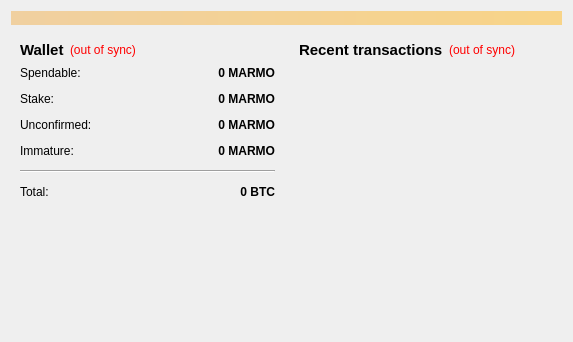
<?xml version="1.0" encoding="UTF-8"?>
<ui version="4.0">
 <class>OverviewPage</class>
 <widget class="QWidget" name="OverviewPage">
  <property name="geometry">
   <rect>
    <x>0</x>
    <y>0</y>
    <width>573</width>
    <height>342</height>
   </rect>
  </property>
  <property name="windowTitle">
   <string>Form</string>
  </property>
  <layout class="QVBoxLayout" name="topLayout">
   <item>
    <widget class="QLabel" name="labelAlerts">
     <property name="visible">
      <bool>false</bool>
     </property>
     <property name="styleSheet">
      <string notr="true">background-color: qlineargradient(x1: 0, y1: 0, x2: 1, y2: 0, stop:0 #F0D0A0, stop:1 #F8D488);  color:#000000
</string>
     </property>
     <property name="wordWrap">
      <bool>true</bool>
     </property>
     <property name="margin">
      <number>3</number>
     </property>
    </widget>
   </item>
   <item>
    <layout class="QHBoxLayout" name="horizontalLayout" stretch="1,1">
     <item>
      <layout class="QVBoxLayout" name="verticalLayout_2">
       <item>
        <widget class="QWidget" name="widget" native="true">
         <layout class="QVBoxLayout" name="verticalLayout_4">
          <item>
           <layout class="QHBoxLayout" name="horizontalLayout_4">
            <item>
             <widget class="QLabel" name="label_5">
              <property name="font">
               <font>
                <pointsize>11</pointsize>
                <weight>75</weight>
                <bold>true</bold>
               </font>
              </property>
              <property name="text">
               <string>Wallet</string>
              </property>
             </widget>
            </item>
            <item>
             <widget class="QLabel" name="labelWalletStatus">
              <property name="toolTip">
               <string>The displayed information may be out of date. Your wallet automatically synchronizes with the MarMoCoin network after a connection is established, but this process has not completed yet.</string>
              </property>
              <property name="styleSheet">
               <string notr="true">QLabel { color: red; }</string>
              </property>
              <property name="text">
               <string notr="true">(out of sync)</string>
              </property>
              <property name="alignment">
               <set>Qt::AlignLeading|Qt::AlignLeft|Qt::AlignVCenter</set>
              </property>
             </widget>
            </item>
            <item>
             <spacer name="horizontalSpacer_2">
              <property name="orientation">
               <enum>Qt::Horizontal</enum>
              </property>
              <property name="sizeHint" stdset="0">
               <size>
                <width>40</width>
                <height>20</height>
               </size>
              </property>
             </spacer>
            </item>
           </layout>
          </item>
          <item>
           <layout class="QFormLayout" name="formLayout_2">
            <property name="fieldGrowthPolicy">
             <enum>QFormLayout::AllNonFixedFieldsGrow</enum>
            </property>
            <property name="horizontalSpacing">
             <number>12</number>
            </property>
            <property name="verticalSpacing">
             <number>12</number>
            </property>
            <item row="0" column="0">
             <widget class="QLabel" name="label">
              <property name="text">
               <string>Spendable:</string>
              </property>
             </widget>
            </item>
            <item row="0" column="1">
             <widget class="QLabel" name="labelBalance">
              <property name="font">
               <font>
                <weight>75</weight>
                <bold>true</bold>
               </font>
              </property>
              <property name="cursor">
               <cursorShape>IBeamCursor</cursorShape>
              </property>
              <property name="toolTip">
               <string>Your current spendable balance</string>
              </property>
              <property name="text">
               <string notr="true">0 MARMO</string>
              </property>
              <property name="alignment">
               <set>Qt::AlignRight|Qt::AlignTrailing|Qt::AlignVCenter</set>
              </property>
              <property name="textInteractionFlags">
               <set>Qt::LinksAccessibleByMouse|Qt::TextSelectableByKeyboard|Qt::TextSelectableByMouse</set>
              </property>
             </widget>
            </item>
            <item row="1" column="0">
             <widget class="QLabel" name="label_6">
              <property name="text">
               <string>Stake:</string>
              </property>
             </widget>
            </item>
            <item row="1" column="1">
             <widget class="QLabel" name="labelStake">
              <property name="font">
               <font>
                <weight>75</weight>
                <bold>true</bold>
               </font>
              </property>
              <property name="cursor">
               <cursorShape>IBeamCursor</cursorShape>
              </property>
              <property name="toolTip">
               <string>Total of coins that was staked, and do not yet count toward the current balance</string>
              </property>
              <property name="text">
               <string notr="true">0 MARMO</string>
              </property>
              <property name="alignment">
               <set>Qt::AlignRight|Qt::AlignTrailing|Qt::AlignVCenter</set>
              </property>
              <property name="textInteractionFlags">
               <set>Qt::LinksAccessibleByMouse|Qt::TextSelectableByKeyboard|Qt::TextSelectableByMouse</set>
              </property>
             </widget>
            </item>
            <item row="2" column="0">
             <widget class="QLabel" name="label_3">
              <property name="text">
               <string>Unconfirmed:</string>
              </property>
             </widget>
            </item>
            <item row="2" column="1">
             <widget class="QLabel" name="labelUnconfirmed">
              <property name="font">
               <font>
                <weight>75</weight>
                <bold>true</bold>
               </font>
              </property>
              <property name="cursor">
               <cursorShape>IBeamCursor</cursorShape>
              </property>
              <property name="toolTip">
               <string>Total of transactions that have yet to be confirmed, and do not yet count toward the current balance</string>
              </property>
              <property name="text">
               <string notr="true">0 MARMO</string>
              </property>
              <property name="alignment">
               <set>Qt::AlignRight|Qt::AlignTrailing|Qt::AlignVCenter</set>
              </property>
              <property name="textInteractionFlags">
               <set>Qt::LinksAccessibleByMouse|Qt::TextSelectableByKeyboard|Qt::TextSelectableByMouse</set>
              </property>
             </widget>
            </item>
            <item row="3" column="0">
             <widget class="QLabel" name="labelImmatureText">
              <property name="text">
               <string>Immature:</string>
              </property>
             </widget>
            </item>
            <item row="3" column="1">
             <widget class="QLabel" name="labelImmature">
              <property name="font">
               <font>
                <weight>75</weight>
                <bold>true</bold>
               </font>
              </property>
              <property name="toolTip">
               <string>Mined balance that has not yet matured</string>
              </property>
              <property name="text">
               <string notr="true">0 MARMO</string>
              </property>
              <property name="alignment">
               <set>Qt::AlignRight|Qt::AlignTrailing|Qt::AlignVCenter</set>
              </property>
              <property name="textInteractionFlags">
               <set>Qt::LinksAccessibleByMouse|Qt::TextSelectableByKeyboard|Qt::TextSelectableByMouse</set>
              </property>
             </widget>
            </item>
            <item row="4" column="0" colspan="2">
             <widget class="Line" name="line">
              <property name="orientation">
               <enum>Qt::Horizontal</enum>
              </property>
             </widget>
            </item>
            <item row="5" column="0">
             <widget class="QLabel" name="labelTotalText">
              <property name="text">
               <string>Total:</string>
              </property>
             </widget>
            </item>
            <item row="5" column="1">
             <widget class="QLabel" name="labelTotal">
              <property name="font">
               <font>
                <weight>75</weight>
                <bold>true</bold>
               </font>
              </property>
              <property name="cursor">
               <cursorShape>IBeamCursor</cursorShape>
              </property>
              <property name="toolTip">
               <string>Your current total balance</string>
              </property>
              <property name="text">
               <string notr="true">0 BTC</string>
              </property>
              <property name="alignment">
               <set>Qt::AlignRight|Qt::AlignTrailing|Qt::AlignVCenter</set>
              </property>
              <property name="textInteractionFlags">
               <set>Qt::LinksAccessibleByMouse|Qt::TextSelectableByKeyboard|Qt::TextSelectableByMouse</set>
              </property>
             </widget>
            </item>
           </layout>
          </item>
         </layout>
        </widget>
       </item>
       <item>
        <spacer name="verticalSpacer">
         <property name="orientation">
          <enum>Qt::Vertical</enum>
         </property>
         <property name="sizeHint" stdset="0">
          <size>
           <width>20</width>
           <height>40</height>
          </size>
         </property>
        </spacer>
       </item>
      </layout>
     </item>
     <item>
      <layout class="QVBoxLayout" name="verticalLayout_3">
       <item>
        <widget class="QWidget" name="widget_2" native="true">
         <layout class="QVBoxLayout" name="verticalLayout">
          <item>
           <layout class="QHBoxLayout" name="horizontalLayout_2">
            <item>
             <widget class="QLabel" name="label_4">
              <property name="font">
               <font>
                <pointsize>11</pointsize>
                <weight>75</weight>
                <bold>true</bold>
               </font>
              </property>
              <property name="text">
               <string>&lt;b&gt;Recent transactions&lt;/b&gt;</string>
              </property>
             </widget>
            </item>
            <item>
             <widget class="QLabel" name="labelTransactionsStatus">
              <property name="toolTip">
               <string>The displayed information may be out of date. Your wallet automatically synchronizes with the MarMoCoin network after a connection is established, but this process has not completed yet.</string>
              </property>
              <property name="styleSheet">
               <string notr="true">QLabel { color: red; }</string>
              </property>
              <property name="text">
               <string notr="true">(out of sync)</string>
              </property>
              <property name="alignment">
               <set>Qt::AlignRight|Qt::AlignTrailing|Qt::AlignVCenter</set>
              </property>
             </widget>
            </item>
            <item>
             <spacer name="horizontalSpacer">
              <property name="orientation">
               <enum>Qt::Horizontal</enum>
              </property>
              <property name="sizeHint" stdset="0">
               <size>
                <width>40</width>
                <height>20</height>
               </size>
              </property>
             </spacer>
            </item>
           </layout>
          </item>
          <item>
           <widget class="QListView" name="listTransactions">
            <property name="styleSheet">
             <string notr="true">QListView { background: transparent; }</string>
            </property>
            <property name="frameShape">
             <enum>QFrame::NoFrame</enum>
            </property>
            <property name="verticalScrollBarPolicy">
             <enum>Qt::ScrollBarAlwaysOff</enum>
            </property>
            <property name="horizontalScrollBarPolicy">
             <enum>Qt::ScrollBarAlwaysOff</enum>
            </property>
            <property name="selectionMode">
             <enum>QAbstractItemView::NoSelection</enum>
            </property>
           </widget>
          </item>
         </layout>
        </widget>
       </item>
      </layout>
     </item>
    </layout>
   </item>
  </layout>
 </widget>
 <resources/>
 <connections/>
</ui>
